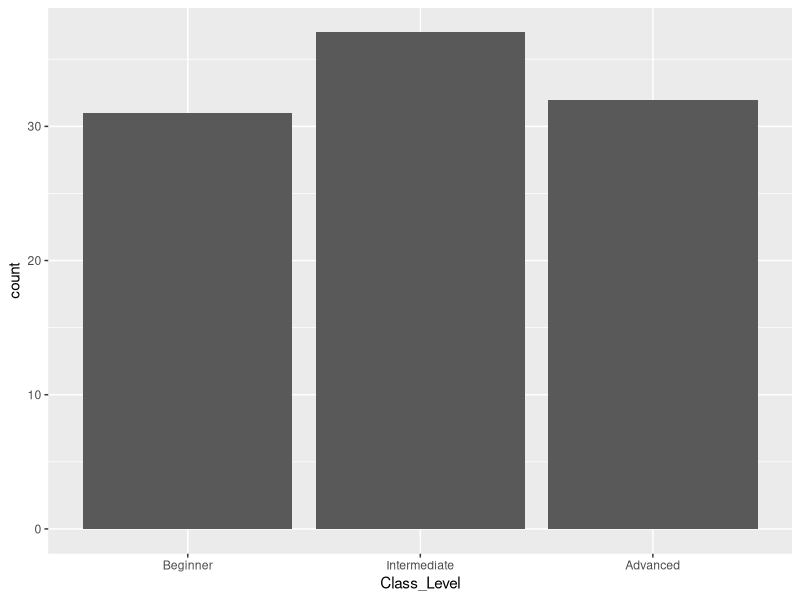
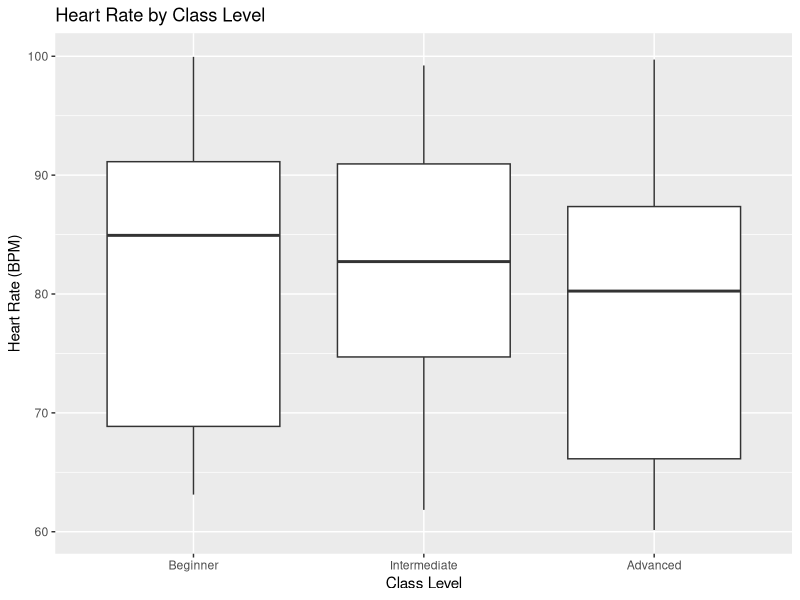
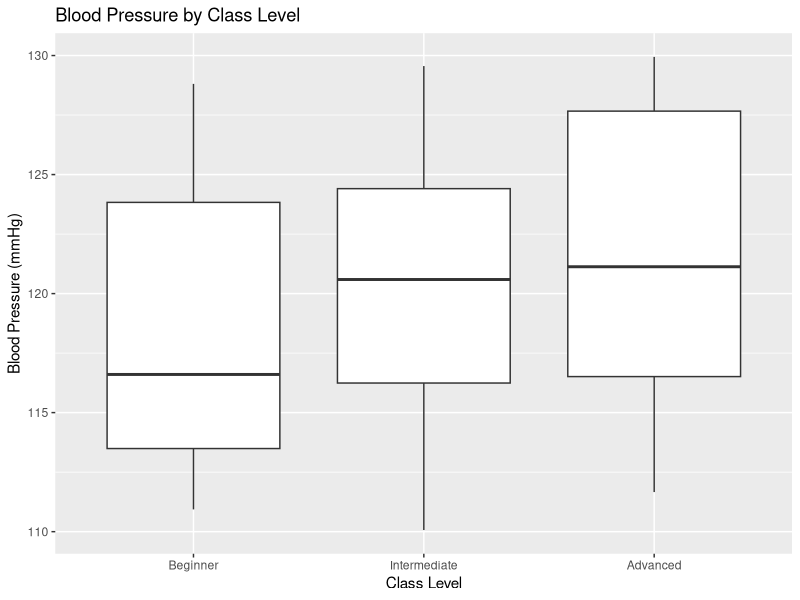

Reproduce these figures in R, in order.
## ---- chunk 1
library(tidyverse)

music_data = read_csv("music_dataset/music_education_dataset.csv") |>
  # read in the data
  select(Class_Level, Heart_Rate, Blood_Pressure) |>
  # select the 3 columns
  rename("Heart_Rate_(BPM)" = Heart_Rate,
         "Blood_Pressure_(mmHg)" = Blood_Pressure)
  # include units into heart rate and blood pressure
## ---- chunk 2
class_order = c("Beginner", "Intermediate", "Advanced")
music_data |> ggplot(aes(Class_Level |> factor(levels = class_order))) +
  geom_bar() +
  xlab("Class_Level")
## ---- chunk 3
ggplot(music_data, aes(x = Class_Level |> factor(levels = class_order),
                       y = `Heart_Rate_(BPM)`)) + 
  geom_boxplot() + 
  labs(title = "Heart Rate by Class Level", y = "Heart Rate (BPM)", x = "Class Level")
## ---- chunk 4
ggplot(music_data, aes(x = Class_Level |> factor(levels = class_order),
                       y = `Blood_Pressure_(mmHg)`)) +
 geom_boxplot() +
 labs(title = "Blood Pressure by Class Level", y
= "Blood Pressure (mmHg)", x = "Class Level")
